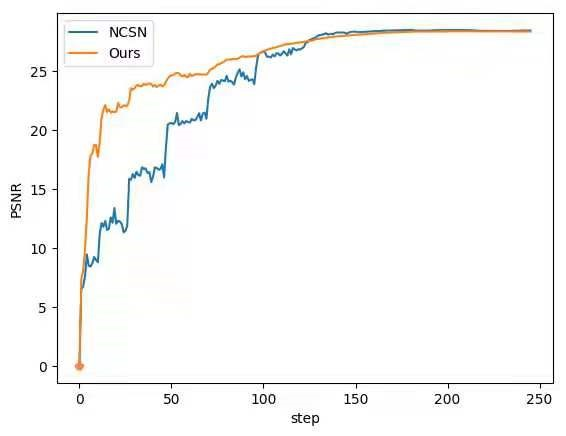
#> input picture Convergence.jpg, 566 x 436 px; its folder holds only this picture in this run
$ python -i DWT_Scipyextend.py   (imports and definitions only)   (older library calls are emulated)
#> lines starting #> are read from the running program, lines starting #| are printed output that depends on the picture
import scipy.misc as sm
import numpy as np
#import matplotlib.pyplot as plt
import cv2
from scipy.signal import convolve2d
from scipy.io import loadmat
import glob
import scipy.io as io
try:
    from skimage.measure import compare_psnr,compare_ssim,compare_mse
except:
    from skimage.metrics import peak_signal_noise_ratio as compare_psnr,structural_similarity as compare_ssim,mean_squared_error as compare_mse


def DWT(data_1):
	ld = np.array([[ 0.707106781186548, 0.707106781186548]],dtype=np.float64)
	hd = np.array([[ -0.707106781186548, 0.707106781186548]],dtype=np.float64)
	ld_T = np.array([[0.707106781186548], [0.707106781186548]],dtype=np.float64)
	hd_T = np.array([[-0.707106781186548], [0.707106781186548]],dtype=np.float64)

	lr = np.array([[ 0.707106781186548, 0.707106781186548]],dtype=np.float64)
	hr = np.array([[0.707106781186548, -0.707106781186548]],dtype=np.float64)
	lr_T = np.array([[ 0.707106781186548], [0.707106781186548]],dtype=np.float64)
	hr_T = np.array([[0.707106781186548], [-0.707106781186548]],dtype=np.float64)

	GS = convolve2d(data_1,hd,boundary='symm')
	HS = convolve2d(data_1,ld,boundary='symm')
	WH = convolve2d(GS,ld_T,boundary='symm')
	WW = convolve2d(GS,hd_T,boundary='symm')
	HW = convolve2d(HS,hd_T,boundary='symm')
	S = convolve2d(HS,ld_T,boundary='symm')
	'''
	WH = loadmat('./dealwith/WH.mat')['WH']
	WW = loadmat('./dealwith/WW.mat')['WW']
	HW = loadmat('./dealwith/HW.mat')['HW']
	S = loadmat('./dealwith/S.mat')['S']
	plt.figure(1)
	plt.subplot(2,2,1)
	plt.imshow(S,cmap='gray')
	plt.subplot(2,2,2)
	plt.imshow(HW,cmap='gray')
	plt.subplot(2,2,3)
	plt.imshow(WH,cmap='gray')
	plt.subplot(2,2,4)
	plt.imshow(WW,cmap='gray')
	plt.show()
	'''
	return WH,WW,HW,S

def iDWT(WH,WW,HW,S):
	ld = np.array([[ 0.707106781186548, 0.707106781186548]],dtype=np.float64)
	hd = np.array([[ -0.707106781186548, 0.707106781186548]],dtype=np.float64)
	ld_T = np.array([[0.707106781186548], [0.707106781186548]],dtype=np.float64)
	hd_T = np.array([[-0.707106781186548], [0.707106781186548]],dtype=np.float64)

	lr = np.array([[ 0.707106781186548, 0.707106781186548]],dtype=np.float64)
	hr = np.array([[0.707106781186548, -0.707106781186548]],dtype=np.float64)
	lr_T = np.array([[ 0.707106781186548], [0.707106781186548]],dtype=np.float64)
	hr_T = np.array([[0.707106781186548], [-0.707106781186548]],dtype=np.float64)
	lf = len(lr)


	GS = 0.5 * (convolve2d(WH,lr_T,boundary='symm') + convolve2d(WW,hr_T,boundary='symm'))
	#print('1',GS.shape)
	[nr,nc]=GS.shape
	#print('20',GS.shape)
	GS = GS[0+lf:nr-lf,:]
	#print('2',GS.shape)
	HS = 0.5 * (convolve2d(S,lr_T,boundary='symm') + convolve2d(HW,hr_T,boundary='symm'))
	#print('1',HS.shape)
	HS = HS[lf:nr-lf,:];
	#print('2',HS.shape)
	img_r = 0.5 * (convolve2d(HS,lr,boundary='symm') + convolve2d(GS,hr,boundary='symm'))
	#print('1',img_r.shape)
	[nr,nc] = img_r.shape;
	img_r = img_r[:,lf:nc-lf];
	#img_r = img_r[2:258,2:258];

	img_rec=img_r
	return img_rec

	'''
	print(np.max(img_r),np.min(img_r))
	psnr = compare_psnr(img_r,data_10)
	ssim = compare_ssim(img_r,data_10)
	print('psnr',psnr,ssim)
	error = np.mean((np.mean((img_r - data_10)**2)))
	print('error',error)
	'''


>>> import cv2
>>> picture = cv2.imread('../../Convergence.jpg', cv2.IMREAD_GRAYSCALE)
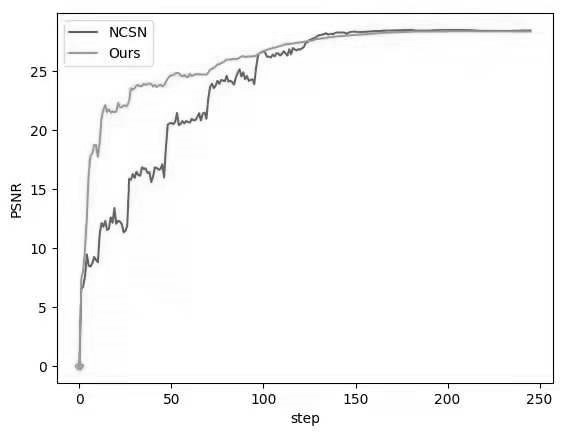
#> picture: shape (436, 566); min 0, max 255, mean 249
>>> result = DWT(picture)
#> in DWT, `GS = convolve2d(data_1,hd,boundary='symm')`:
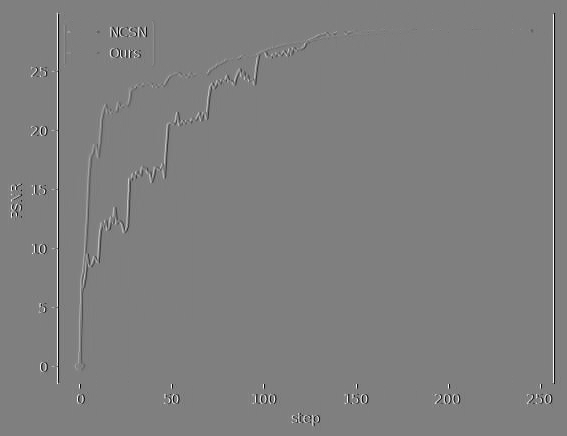
#> GS: shape (436, 567) float64; min -180.3, max 180.3, mean 0; drawn with min black and max white
#> in DWT, `HS = convolve2d(data_1,ld,boundary='symm')`:
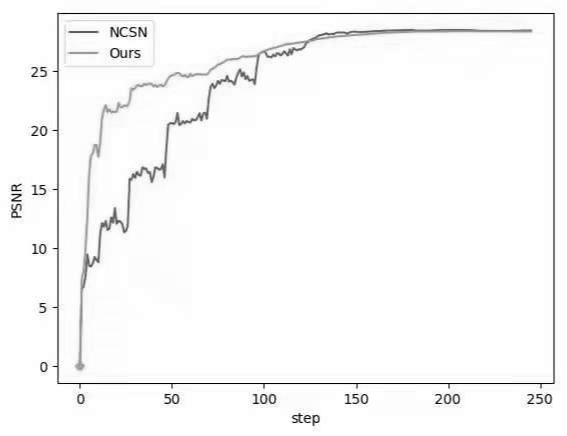
#> HS: shape (436, 567) float64; min 0.707, max 360.6, mean 352.2; drawn with min black and max white
#> in DWT, `WW = convolve2d(GS,hd_T,boundary='symm')`:
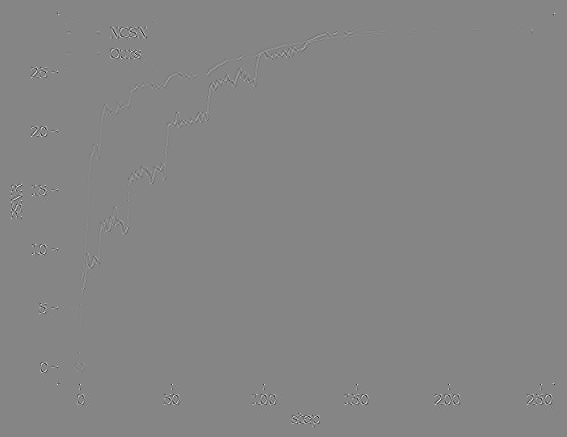
#> WW: shape (437, 567) float64; min -162, max 147, mean 0; drawn with min black and max white
#> in DWT, `HW = convolve2d(HS,hd_T,boundary='symm')`:
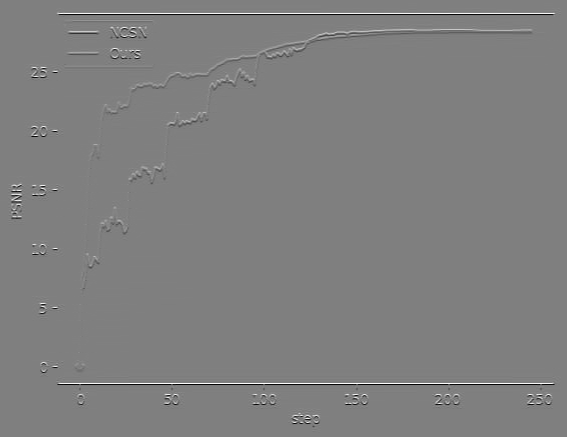
#> HW: shape (437, 567) float64; min -253.5, max 252, mean 0; drawn with min black and max white
#> in DWT, `S = convolve2d(HS,ld_T,boundary='symm')`:
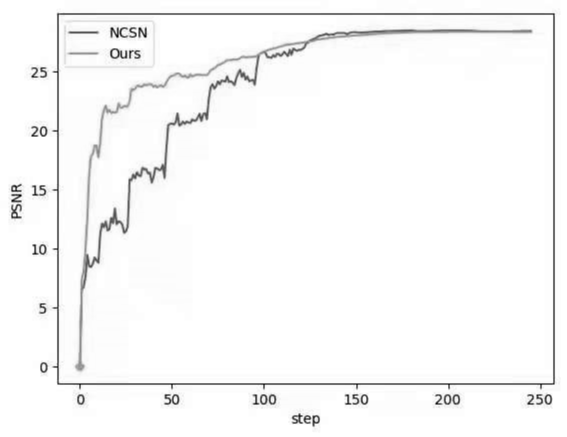
#> S: shape (437, 567) float64; min 37, max 510, mean 498.1; drawn with min black and max white
